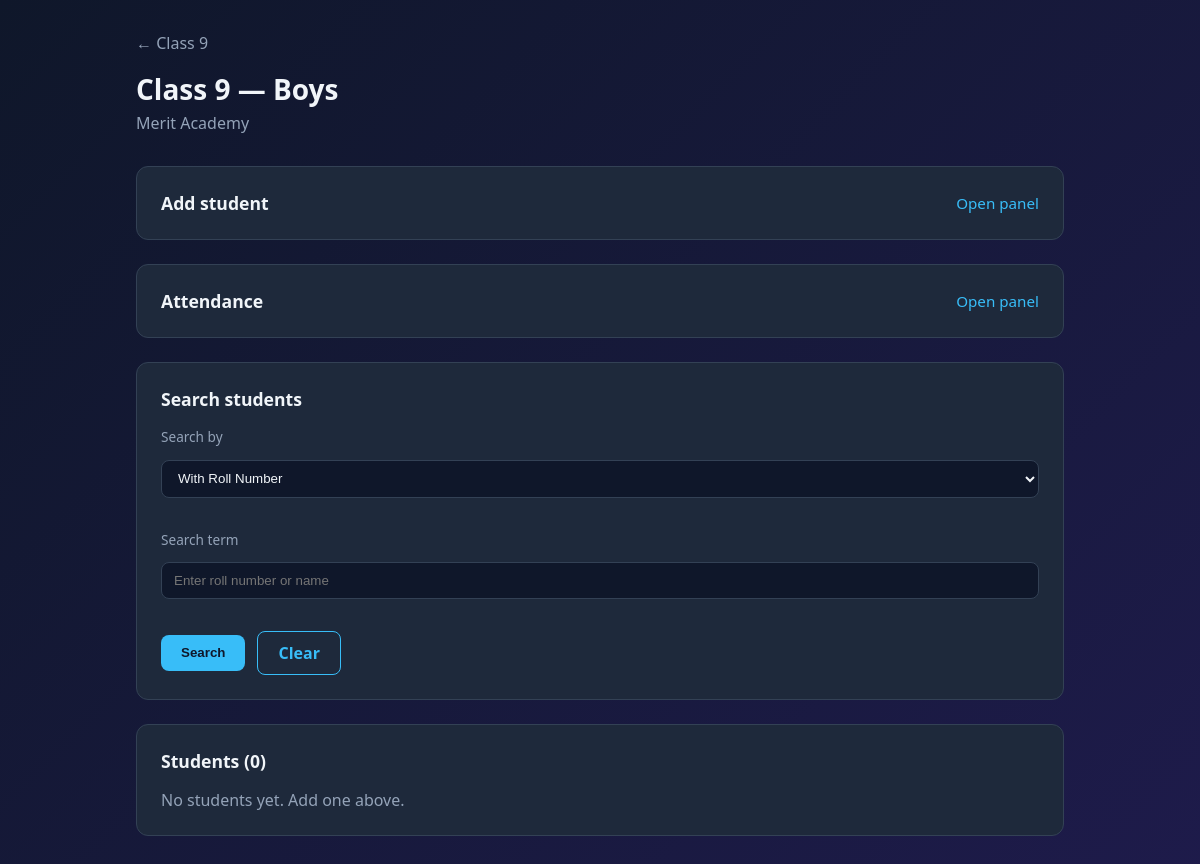
Before: /principal/class/9/boys/ (signed in) with the older database file.
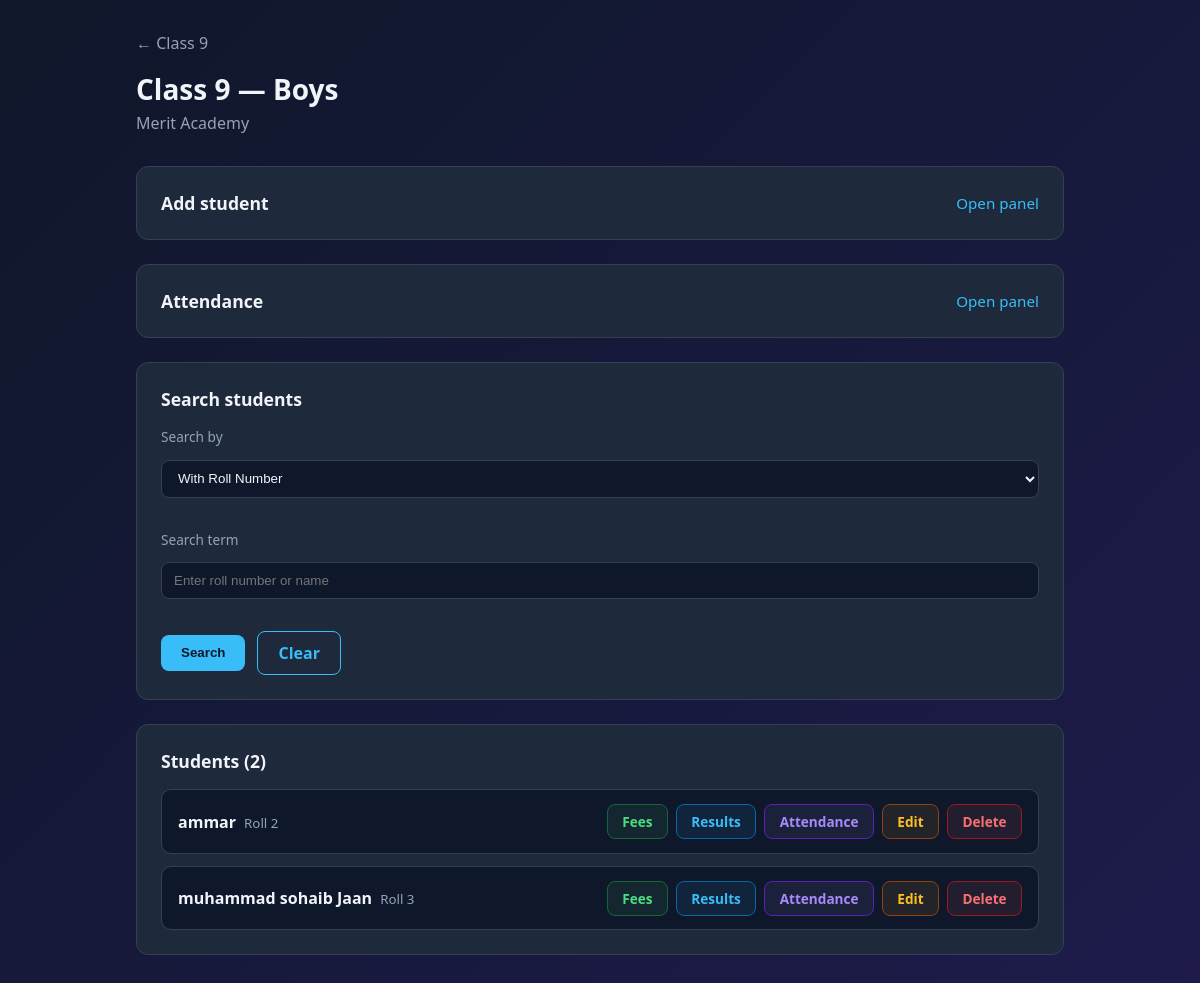
After: the same page with the newer database file.
### academy/models.py (models this page shows, shortened)
class Student(models.Model):
    CLASS_CHOICES = [
        (9, 'Class 9'),
        (10, 'Class 10'),
        (11, 'Class 11'),
        (12, 'Class 12'),
    ]
    GENDER_CHOICES = [
        ('boys', 'Boys'),
        ('girls', 'Girls'),
    ]
    academy = models.ForeignKey(
        Academy,
        on_delete=models.CASCADE,
        related_name='students',
    )
    roll_no = models.CharField(max_length=20)
    name = models.CharField(max_length=100)
    father_name = models.CharField(max_length=100, blank=True)
    class_level = models.IntegerField(choices=CLASS_CHOICES)
    gender = models.CharField(max_length=10, choices=GENDER_CHOICES)
    GROUP_CHOICES_9_10 = [
        ('Science - Biology', 'Science Group — Biology'),
        ('Science - Computer', 'Science Group — Computer'),
        ('General', 'General Group'),
    ]
    GROUP_CHOICES_11_12 = [
        ('ICS', 'ICS'),
        ('Medical', 'Medical'),
        ('Non-Medical', 'Non-Medical'),
    ]
    GROUP_CHOICES = GROUP_CHOICES_9_10 + GROUP_CHOICES_11_12
    section = models.CharField(max_length=20, choices=GROUP_CHOICES, blank=True)
    phone = models.CharField(max_length=20, blank=True)
    remarks = models.TextField(blank=True)
    class Meta:
        unique_together = ['academy', 'roll_no']
        ordering = ['class_level', 'gender', 'roll_no']

class Academy(models.Model):
    name = models.CharField(max_length=200)
    code = models.SlugField(
        max_length=20,
        unique=True,
        help_text='Unique code students use with roll number (e.g. GPS2026)',
    )
    address = models.TextField(blank=True)
    phone = models.CharField(max_length=20, blank=True)
    created_at = models.DateTimeField(auto_now_add=True)

### academy/views.py (the view)
@login_required
def class_students(request, grade, gender):
    if grade not in CLASS_LEVELS or gender not in ('boys', 'girls'):
        return redirect('principal_dashboard')
    academy = _get_principal_academy(request.user)
    if not academy:
        return redirect('home')
    search_by = request.GET.get('search_by', 'roll_no')
    query = request.GET.get('query', '').strip()
    students = Student.objects.filter(
        academy=academy,
        class_level=grade,
        gender=gender,
    )
    if query:
        if search_by == 'name':
            students = students.filter(name__icontains=query)
        else:
            students = students.filter(roll_no__icontains=query)
    if request.method == 'POST':
        if request.POST.get('attendance_action') == 'save_attendance':
            mode = request.POST.get('attendance_mode', 'monthly')
            selected_month = request.POST.get('attendance_month', '').strip()
            attendance_date = request.POST.get('attendance_date_input', '').strip()
            for student in students:
                if mode == 'daily':
                    status = request.POST.get(f'status_{student.pk}', 'A')
                    days_present = 1 if status == 'P' else 0
                    days_total = 1
                    if attendance_date:
                        record_label = attendance_date
                    else:
                        record_label = date.today().strftime('%d/%m/%Y')
                else:
                    try:
                        days_present = int(request.POST.get(f'present_{student.pk}', 0))
                    except ValueError:
                        days_present = 0
                    days_total = 31
                    if selected_month:
                        month_map = {
                            'January': 31,
                            'February': 28,
                            'March': 31,
                            'April': 30,
                            'May': 31,
                            'June': 30,
                            'July': 31,
                            'August': 31,
                            'September': 30,
                            'October': 31,
                            'November': 30,
                            'December': 31,
                        }
                        days_total = month_map.get(selected_month, 31)
                    days_present = min(max(days_present, 0), days_total)
                    record_label = f'{selected_month} {date.today().year}' if selected_month else date.today().strftime('%B %Y')
                AttendanceRecord.objects.create(
                    student=student,
                    month=record_label,
                    days_present=days_present,
                    days_total=days_total,
                )
            messages.success(request, 'Attendance saved for all students.')
            return redirect('class_students', grade=grade, gender=gender)
        form = StudentForm(request.POST, class_level=grade)
        form.instance.academy = academy
        form.instance.class_level = grade
        form.instance.gender = gender
        if form.is_valid():
            student = form.save()
            messages.success(request, f'Student {student.roll_no} added.')
            return redirect('class_students', grade=grade, gender=gender)
    else:
        form = StudentForm(class_level=grade)
    return render(request, 'academy/class_students.html', {
        'academy': academy,
        'grade': grade,
        'gender': gender,
        'gender_label': 'Boys' if gender == 'boys' else 'Girls',
        'students': students,
        'form': form,
        'search_by': search_by,
        'query': query,
    })

### academy/forms.py (shortened to what this page needs)
class StudentForm(forms.ModelForm):
    GROUPS_9_10 = [
        ('Science - Biology', 'Science Group — Biology'),
        ('Science - Computer', 'Science Group — Computer'),
        ('General', 'General Group'),
    ]
    GROUPS_11_12 = [
        ('ICS', 'ICS'),
        ('Medical', 'Medical'),
        ('Non-Medical', 'Non-Medical'),
    ]
    class Meta:
        model = Student
        fields = ['roll_no', 'name', 'father_name', 'section', 'phone', 'remarks']
    def __init__(self, *args, class_level=None, **kwargs):
        if class_level is None and 'instance' in kwargs and kwargs['instance'] is not None:
            class_level = getattr(kwargs['instance'], 'class_level', None)
        self.class_level = class_level
        super().__init__(*args, **kwargs)
        if class_level in (9, 10):
            choices = self.GROUPS_9_10
        elif class_level in (11, 12):
            choices = self.GROUPS_11_12
        else:
            choices = self.GROUPS_9_10 + self.GROUPS_11_12
        self.fields['section'] = forms.ChoiceField(
            label='Groups',
            choices=[('', 'Select group')] + choices,
            required=True,
        )

### academy/views.py (called while the page is built)
def _get_principal_academy(user):
    try:
        return user.principal_profile.academy
    except (PrincipalProfile.DoesNotExist, AttributeError):
        return None

### academy/templates/academy/class_students.html (shortened to what this page needs)
{% extends 'academy/base.html' %}
{% block content %}
<a href="{% url 'class_gender_select' grade=grade %}" class="back">&larr; Class {{ grade }}</a>
<h1>Class {{ grade }} — {{ gender_label }}</h1>
<p class="subtitle">{{ academy.name }}</p>
<details class="panel add-student-panel" style="padding: 1.5rem 1.5rem; margin-bottom: 1.5rem;">
    <summary style="display: flex; align-items: center; justify-content: space-between; gap: 1rem; cursor: pointer; list-style: none;">
        <span style="font-size: 1.1rem; font-weight: 600;">Add student</span>
        <span style="color: var(--accent); font-size: 0.95rem;">Open panel</span>
    </summary>
</details>
<details class="panel attendance-panel" style="padding: 1.5rem 1.5rem; margin-bottom: 1.5rem;">
    <summary style="display: flex; align-items: center; justify-content: space-between; gap: 1rem; cursor: pointer; list-style: none;">
        <span style="font-size: 1.1rem; font-weight: 600;">Attendance</span>
        <span style="color: var(--accent); font-size: 0.95rem;">Open panel</span>
    </summary>
</details>
<div class="card">
    <h2 style="margin-bottom: 1rem; font-size: 1.1rem;">Search students</h2>
    <form method="get" style="display: grid; gap: 1rem;">
        <div style="display: grid; gap: 0.5rem;">
            <label for="search_by">Search by</label>
            <select name="search_by" id="search_by">
                <option value="roll_no" {% if search_by == 'roll_no' %}selected{% endif %}>With Roll Number</option>
            </select>
        </div>
        <div style="display: grid; gap: 0.5rem;">
            <label for="query">Search term</label>
            <input type="text" name="query" id="query" value="{{ query }}" placeholder="Enter roll number or name">
        </div>
        <div style="display: flex; gap: 0.75rem; flex-wrap: wrap; align-items: center;">
            <button type="submit">Search</button>
            <a href="{% url 'class_students' grade=grade gender=gender %}" class="btn btn-secondary">Clear</a>
        </div>
    </form>
</div>
<div class="card">
    <h2 style="margin-bottom: 1rem; font-size: 1.1rem;">Students ({{ students.count }})</h2>
    {% if students %}
    <div class="student-list">
        {% for s in students %}
        <div class="student-row">
            <span class="student-info">
                {{ s.name }}<small>Roll {{ s.roll_no }}</small>
            </span>
            <div class="mini-panels">
                <a href="{% url 'student_fees' s.pk %}" class="mini-panel fees">Fees</a>
                <a href="{% url 'student_results' s.pk %}" class="mini-panel results">Results</a>
                <a href="{% url 'student_attendance' s.pk %}" class="mini-panel attendance">Attendance</a>
                <a href="{% url 'student_edit' s.pk %}" class="mini-panel edit">Edit</a>
                <form method="post" action="{% url 'student_delete' s.pk %}" class="delete-form" onsubmit="return confirm('Delete {{ s.name }} (Roll {{ s.roll_no }})?');">
                    <button type="submit" class="mini-panel delete">Delete</button>
                </form>
            </div>
        </div>
        {% endfor %}
    </div>
    {% else %}
    <p style="color: var(--muted);">No students yet. Add one above.</p>
    {% endif %}
</div>
{% endblock %}

### academy/templates/academy/base.html (shortened to what this page needs)
<!DOCTYPE html>
<html lang="en">
<head>
    {% load static %}
</head>
<body>
    <div class="wrap">
        {% block content %}{% endblock %}
    </div>
</body>
</html>

### academy/templates/academy/base.html (style rules this page uses)
:root { --bg: #0f172a; --card: #1e293b; --accent: #38bdf8; --accent2: #a78bfa; --text: #f1f5f9; --muted: #94a3b8; --border: #334155; --success: #4ade80; --danger: #f87171; }
* { box-sizing: border-box; margin: 0; padding: 0; }
body { font-family: 'Segoe UI', system-ui, sans-serif; background: linear-gradient(135deg, #0f172a 0%, #1e1b4b 100%); color: var(--text); min-height: 100vh; }
.wrap { max-width: 960px; margin: 0 auto; padding: 2rem 1rem; }
h1 { font-size: 1.75rem; margin-bottom: 0.25rem; }
.subtitle { color: var(--muted); margin-bottom: 2rem; }
.panel { display: block; text-decoration: none; color: inherit; background: var(--card); border: 1px solid var(--border); border-radius: 12px; padding: 2rem 1.5rem; text-align: center; transition: transform 0.15s, border-color 0.15s; }
.card { background: var(--card); border: 1px solid var(--border); border-radius: 12px; padding: 1.5rem; margin-bottom: 1.5rem; }
label { display: block; margin-bottom: 0.35rem; color: var(--muted); font-size: 0.85rem; }
input, textarea, select { width: 100%; padding: 0.6rem 0.75rem; margin-bottom: 1rem; border: 1px solid var(--border); border-radius: 8px; background: #0f172a; color: var(--text); }
button, .btn { display: inline-block; padding: 0.65rem 1.25rem; background: var(--accent); color: #0f172a; border: none; border-radius: 8px; font-weight: 600; cursor: pointer; text-decoration: none; }
.btn-secondary { background: transparent; color: var(--accent); border: 1px solid var(--accent); }
.back { color: var(--muted); text-decoration: none; display: inline-block; margin-bottom: 1rem; }
.student-list { display: flex; flex-direction: column; gap: 0.75rem; }
.student-row { display: flex; align-items: center; justify-content: space-between; gap: 1rem; flex-wrap: wrap; padding: 0.85rem 1rem; background: #0f172a; border: 1px solid var(--border); border-radius: 10px; }
.student-info { font-weight: 600; min-width: 140px; }
.student-info small { color: var(--muted); font-weight: 400; margin-left: 0.5rem; }
.mini-panels { display: flex; gap: 0.5rem; flex-wrap: wrap; }
.mini-panel { padding: 0.45rem 0.9rem; border-radius: 8px; font-size: 0.85rem; font-weight: 600; text-decoration: none; border: 1px solid var(--border); transition: border-color 0.15s, transform 0.15s; }
.mini-panel.fees { color: #4ade80; border-color: #166534; background: rgba(74, 222, 128, 0.08); }
.mini-panel.results { color: #38bdf8; border-color: #0369a1; background: rgba(56, 189, 248, 0.08); }
.mini-panel.attendance { color: #a78bfa; border-color: #5b21b6; background: rgba(167, 139, 250, 0.08); }
.mini-panel.edit { color: #fbbf24; border-color: #92400e; background: rgba(251, 191, 36, 0.08); }
.mini-panel.delete { color: #f87171; border-color: #991b1b; background: rgba(248, 113, 113, 0.08); cursor: pointer; font-family: inherit; }
.delete-form { display: inline; margin: 0; }
.delete-form button { margin-bottom: 0; }

Changed rows visible on the page:
removed Student: gender "Boys"
added Student: name "ammar", roll_no "2"
added Student: name "muhammad sohaib Jaan", roll_no "3"
Other visible differences:
{{ gender_label }}: (not shown) → "Boys"
{{ students.count }}: "0" → "2"
text no longer shown: "No students yet. Add one above."
